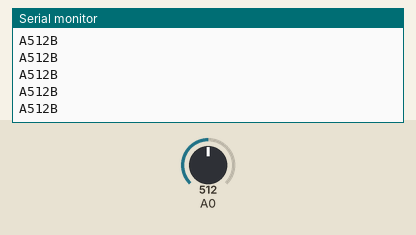
Bench run of a sketch on a simulated Arduino Uno, built with avr-gcc and run on an emulated ATmega328P. Shown: the last lines printed to the serial monitor. Inputs (shaded band) come from the test bench; at power-on: A0 = 512.

Above: at 1.2 s.
1.3 s: A0 set to 987
At 2.0 s:
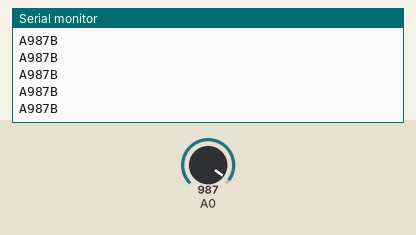
2.8 s: A0 set to 1014
At 3.4 s:
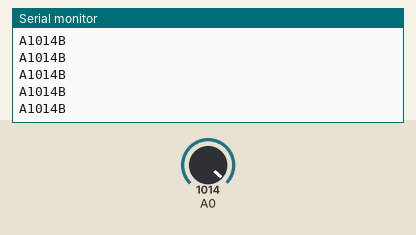
Timing chart, 0 to 5.8 s (numbered marks = the images above; inputs shaded):
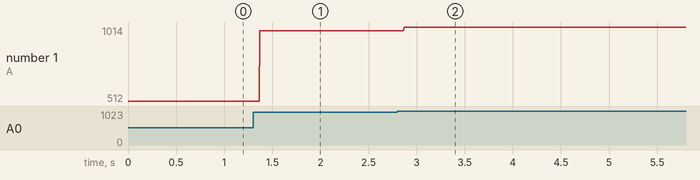

Measured:
- after the input at 1.3 s, the serial monitor: prints a new line after 0.07 s (image 1)
- after the input at 2.8 s, the serial monitor: prints a new line after 0.07 s (image 2)
- plotted number 1: 512 → 987 after the input at 1.3 s, 987 → 1014 after the input at 2.8 s

The sketch:

cardiografo.ino
```cpp
int sensor =0;
int salida=0;

void setup(){
  Serial.begin(9600);
}
void loop()
{
  sensor = analogRead(A0);
  //salida = map(sensor, 0, 1023, 0, 255);
  Serial.println("A"+String(sensor)+"B");
  //delay(1);
}
```
